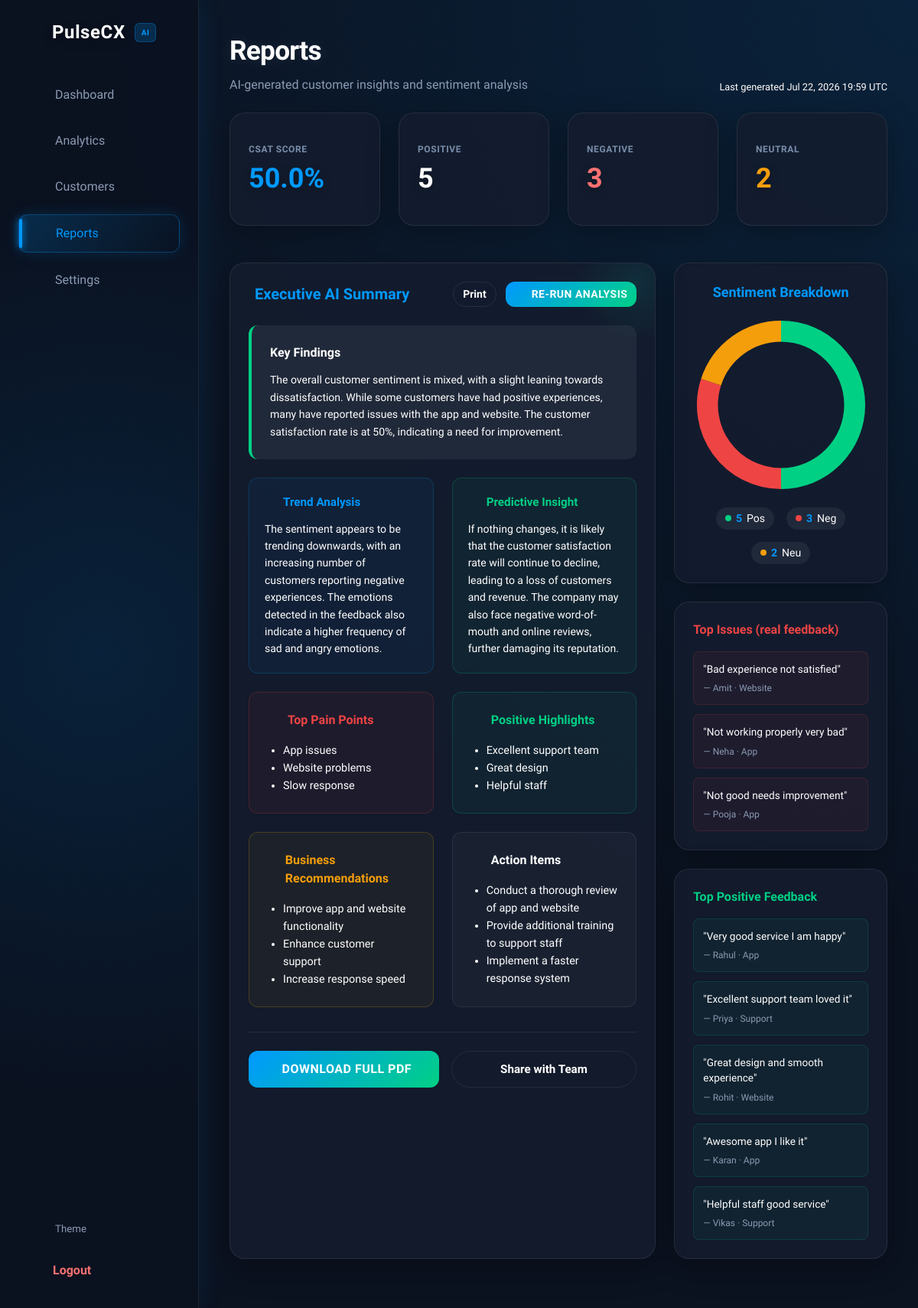
The app's page /reports (signed in) with its own data.
### models.py (models this page shows)
class AIInsight(db.Model):
    __tablename__ = "ai_insights"
    id = db.Column(db.Integer, primary_key=True)
    user_id = db.Column(db.Integer, db.ForeignKey("users.id", ondelete="CASCADE"), index=True)
    scope = db.Column(db.String(10), nullable=False, default="my")  # 'my' or 'all'
    feedback_count = db.Column(db.Integer, nullable=False, default=0)
    summary = db.Column(db.Text)
    pain_points = db.Column(db.JSON)
    positive_highlights = db.Column(db.JSON)
    recommendations = db.Column(db.JSON)
    action_items = db.Column(db.JSON)
    trend_analysis = db.Column(db.Text)
    predictive_insights = db.Column(db.Text)
    generated_at = db.Column(db.DateTime(timezone=True), nullable=False, default=utcnow)
    __table_args__ = (Index("ix_insight_owner_scope", "user_id", "scope", unique=True),)

class Feedback(db.Model):
    __tablename__ = "feedbacks"
    id = db.Column(db.Integer, primary_key=True)
    name = db.Column(db.String(100), nullable=False, default="Anonymous")
    phone = db.Column(db.String(24))
    service = db.Column(db.String(100), nullable=False, default="General", index=True)
    text = db.Column(db.Text, nullable=False)
    sentiment = db.Column(db.String(20), nullable=False, index=True)
    sentiment_score = db.Column(db.Float, nullable=False, default=0.0)
    emotion = db.Column(db.String(32), nullable=False, default="Neutral", index=True)
    emotion_score = db.Column(db.Float, nullable=False, default=0.0)
    topic = db.Column(db.String(80), nullable=False, default="General", index=True)
    created_at = db.Column(db.DateTime(timezone=True), nullable=False, default=utcnow, index=True)
    user_id = db.Column(db.Integer, db.ForeignKey("users.id", ondelete="CASCADE"), nullable=False, index=True)
    __table_args__ = (Index("ix_feedback_owner_created", "user_id", "created_at"),)

### app.py (the view)
@app.route('/reports')
@login_required
def reports():
    scope, _, base_query = _dashboard_scope()
    feedbacks = base_query.all()
    count = len(feedbacks)
    insight = get_cached_insight(current_user, scope, count, fetch_feedbacks=lambda: feedbacks)
    ctx = build_report_context(feedbacks, insight)
    return render_template('reports.html', **ctx)

### templates/reports.html (shortened to what this page needs)
{% extends "base.html" %}
{% import "_macros.html" as macros %}
{% block content %}
<div class="dashboard-header mb-6" style="display: flex; justify-content: space-between; align-items: flex-end; flex-wrap: wrap; gap: 16px;">
    <div>
        <h1 class="page-title">Reports</h1>
        <p class="page-subtitle">AI-generated customer insights and sentiment analysis</p>
    </div>
    {% if insight.generated_at %}
    <p class="text-secondary" style="font-size: 0.8rem;">Last generated {{ insight.generated_at.strftime('%b %d, %Y %H:%M UTC') }}</p>
    {% endif %}
</div>
<div class="stats-grid">
    {{ macros.kpi_card("CSAT Score", value=csat, suffix="%", color="text-primary", glow="from-primary/20 to-transparent", icon="percent") }}
    {{ macros.kpi_card("Positive", value=positive, color="text-secondary", glow="from-secondary/20 to-transparent", icon="thumbs-up") }}
    {{ macros.kpi_card("Negative", value=negative, color="text-red-400", glow="from-red-500/20 to-transparent", icon="thumbs-down") }}
    {{ macros.kpi_card("Neutral", value=neutral, color="text-warning", glow="from-primary/10 to-transparent", icon="minus-circle") }}
</div>
<div style="display: grid; grid-template-columns: 2fr 1fr; gap: 24px; margin-bottom: 24px;">
    <div class="tilt-card glass p-6" style="position: relative; overflow: hidden;">
        <div style="position: absolute; top: -50px; right: -50px; width: 150px; height: 150px; background: radial-gradient(circle, rgba(0,212,182,0.1) 0%, transparent 70%); border-radius: 50%; pointer-events: none;"></div>
        <div style="display: flex; justify-content: space-between; align-items: center; margin-bottom: 24px; flex-wrap: wrap; gap: 12px;">
            <h3 class="text-primary" style="font-size: 1.25rem; display: flex; align-items: center; gap: 8px;">
                 Executive AI Summary
            </h3>
            <div style="display: flex; gap: 12px;">
                <button class="btn-secondary" style="padding: 6px 12px; font-size: 0.875rem;" onclick="window.print()">
                     Print
                </button>
                <a href="/refresh_ai" class="btn-primary" style="background-color: var(--bg-hover); color: var(--text-primary); padding: 6px 12px; font-size: 0.875rem;">
                    <i data-lucide="refresh-cw" style="width: 14px; height: 14px;"></i> Re-run Analysis
                </a>
            </div>
        </div>
        <div style="display: grid; grid-template-columns: 1fr; gap: 24px;">
            <div style="background: rgba(var(--overlay-rgb), 0.06); padding: 24px; border-radius: 12px; border-left: 4px solid var(--success);">
                <h4 class="mb-3" style="font-size: 1rem; font-weight: 600; color: var(--text-primary);">Key Findings</h4>
                <p class="text-secondary leading-relaxed text-sm">{{ insight.summary }}</p>
            </div>
            <div style="display: grid; grid-template-columns: 1fr 1fr; gap: 24px;">
                <div style="background: rgba(0,153,255,0.05); padding: 20px; border-radius: 12px; border: 1px solid rgba(0,153,255,0.2);">
                    <h4 class="text-primary mb-3" style="font-size: 0.95rem; font-weight: 600; display: flex; align-items: center; gap: 8px;">
                        <i data-lucide="trending-up" style="width: 16px; height: 16px;"></i> Trend Analysis
                    </h4>
                    <p class="text-secondary text-sm" style="line-height: 1.6;">{{ insight.trend_analysis }}</p>
                </div>
                <div style="background: rgba(0,208,132,0.05); padding: 20px; border-radius: 12px; border: 1px solid rgba(0,208,132,0.2);">
                    <h4 class="text-success mb-3" style="font-size: 0.95rem; font-weight: 600; display: flex; align-items: center; gap: 8px;">
                        <i data-lucide="sparkles" style="width: 16px; height: 16px;"></i> Predictive Insight
                    </h4>
                    <p class="text-secondary text-sm" style="line-height: 1.6;">{{ insight.predictive_insights }}</p>
                </div>
            </div>
            <div style="display: grid; grid-template-columns: 1fr 1fr; gap: 24px;">
                <div style="background: rgba(239, 68, 68, 0.05); padding: 24px; border-radius: 12px; border: 1px solid rgba(239, 68, 68, 0.2);">
                    <h4 class="text-danger mb-4" style="font-size: 1rem; font-weight: 600; display: flex; align-items: center; gap: 8px;">
                        <i data-lucide="alert-triangle" style="width: 18px; height: 18px;"></i> Top Pain Points
                    </h4>
                    <ul class="text-secondary" style="padding-left: 20px; list-style-type: disc; line-height: 1.6; font-size: 0.9rem;">
                        {% for p in insight.pain_points %}
                            <li>{{ p }}</li>
                        {% else %}
                            <li>No critical issues detected.</li>
                        {% endfor %}
                    </ul>
                </div>
                <div style="background: rgba(0, 208, 132, 0.05); padding: 24px; border-radius: 12px; border: 1px solid rgba(0, 208, 132, 0.2);">
                    <h4 class="text-success mb-4" style="font-size: 1rem; font-weight: 600; display: flex; align-items: center; gap: 8px;">
                        <i data-lucide="thumbs-up" style="width: 18px; height: 18px;"></i> Positive Highlights
                    </h4>
                    <ul class="text-secondary" style="padding-left: 20px; list-style-type: disc; line-height: 1.6; font-size: 0.9rem;">
                        {% for h in insight.positive_highlights %}
                            <li>{{ h }}</li>
                        {% else %}
                            <li>Not enough positive feedback yet.</li>
                        {% endfor %}
                    </ul>
                </div>
            </div>
            <div style="display: grid; grid-template-columns: 1fr 1fr; gap: 24px;">
                <div style="background: rgba(234, 179, 8, 0.05); padding: 24px; border-radius: 12px; border: 1px solid rgba(234, 179, 8, 0.2);">
                    <h4 class="text-warning mb-4" style="font-size: 1rem; font-weight: 600; display: flex; align-items: center; gap: 8px;">
                        <i data-lucide="lightbulb" style="width: 18px; height: 18px;"></i> Business Recommendations
                    </h4>
                    <ul class="text-secondary" style="padding-left: 20px; list-style-type: disc; line-height: 1.6; font-size: 0.9rem;">
                        {% for r in insight.recommendations %}
                            <li>{{ r }}</li>
                        {% else %}
                            <li>Keep monitoring feedback.</li>
                        {% endfor %}
                    </ul>
                </div>
                <div style="background: rgba(var(--overlay-rgb), 0.03); padding: 24px; border-radius: 12px; border: 1px solid var(--border-color);">
                    <h4 class="mb-4" style="font-size: 1rem; font-weight: 600; display: flex; align-items: center; gap: 8px; color: var(--text-primary);">
                        <i data-lucide="list-checks" style="width: 18px; height: 18px;"></i> Action Items
                    </h4>
                    <ul class="text-secondary" style="padding-left: 20px; list-style-type: disc; line-height: 1.6; font-size: 0.9rem;">
                        {% for a in insight.action_items %}
                            <li>{{ a }}</li>
                        {% else %}
                            <li>No action items right now.</li>
                        {% endfor %}
                    </ul>
                </div>
            </div>
        </div>
        <div style="margin-top: 32px; padding-top: 24px; border-top: 1px solid var(--border-color); display: flex; gap: 16px; flex-wrap: wrap;">
            <a href="/download_report" class="btn-primary" style="background-color: var(--success); flex: 1; min-width: 200px; justify-content: center;">
                 Download Full PDF
            </a>
            <button class="btn-secondary" style="flex: 1; min-width: 200px;" onclick="window.print()">
                 Share with Team
            </button>
        </div>
    </div>
    <div style="display: flex; flex-direction: column; gap: 24px;">
        <div class="tilt-card glass p-6" style="display: flex; flex-direction: column; align-items: center; text-align: center;">
            <h3 class="text-primary mb-6" style="font-size: 1.125rem;">Sentiment Breakdown</h3>
            <div style="position: relative; width: 220px; height: 220px; margin-bottom: 24px;">
                {% if positive == 0 and negative == 0 and neutral == 0 %}
                    <div style="position: absolute; inset: 0; display: flex; align-items: center; justify-content: center; color: var(--text-secondary); border: 4px dashed var(--border-color); border-radius: 50%;">
                        No Data
                    </div>
                {% else %}
                    <canvas id="reportChart"></canvas>
                {% endif %}
            </div>
            <div style="display: flex; gap: 16px; justify-content: center; font-size: 0.875rem; width: 100%; flex-wrap: wrap;">
                <div style="display: flex; align-items: center; gap: 6px; background: rgba(var(--overlay-rgb), 0.06); padding: 4px 12px; border-radius: 20px;">
                    <div style="width: 8px; height: 8px; border-radius: 50%; background-color: var(--success);"></div>
                    <span class="text-primary font-bold">{{ positive }}</span> <span class="text-secondary">Pos</span>
                </div>
                <div style="display: flex; align-items: center; gap: 6px; background: rgba(var(--overlay-rgb), 0.06); padding: 4px 12px; border-radius: 20px;">
                    <div style="width: 8px; height: 8px; border-radius: 50%; background-color: var(--danger);"></div>
                    <span class="text-primary font-bold">{{ negative }}</span> <span class="text-secondary">Neg</span>
                </div>
                <div style="display: flex; align-items: center; gap: 6px; background: rgba(var(--overlay-rgb), 0.06); padding: 4px 12px; border-radius: 20px;">
                    <div style="width: 8px; height: 8px; border-radius: 50%; background-color: var(--warning);"></div>
                    <span class="text-primary font-bold">{{ neutral }}</span> <span class="text-secondary">Neu</span>
                </div>
            </div>
        </div>
        <div class="tilt-card glass p-6">
            <h3 class="text-danger mb-4" style="font-size: 1rem;">Top Issues (real feedback)</h3>
            <div style="display: flex; flex-direction: column; gap: 12px;">
                {% for f in top_issues %}
                <div style="padding: 12px; background: rgba(239,68,68,0.05); border-radius: 8px; border: 1px solid rgba(239,68,68,0.15);">
                    <p class="text-secondary" style="font-size: 0.85rem; line-height: 1.5;">"{{ f.text }}"</p>
                    <p style="font-size: 0.75rem; color: var(--text-secondary); margin-top: 6px;">— {{ f.name }}{% if f.service %} &middot; {{ f.service }}{% endif %}</p>
                </div>
                {% else %}
                <p class="text-secondary" style="font-size: 0.85rem;">No negative feedback recorded.</p>
                {% endfor %}
            </div>
        </div>
        <div class="tilt-card glass p-6">
            <h3 class="text-success mb-4" style="font-size: 1rem;">Top Positive Feedback</h3>
            <div style="display: flex; flex-direction: column; gap: 12px;">
                {% for f in top_positive %}
                <div style="padding: 12px; background: rgba(0,208,132,0.05); border-radius: 8px; border: 1px solid rgba(0,208,132,0.15);">
                    <p class="text-secondary" style="font-size: 0.85rem; line-height: 1.5;">"{{ f.text }}"</p>
                    <p style="font-size: 0.75rem; color: var(--text-secondary); margin-top: 6px;">— {{ f.name }}{% if f.service %} &middot; {{ f.service }}{% endif %}</p>
                </div>
                {% else %}
                <p class="text-secondary" style="font-size: 0.85rem;">No positive feedback recorded yet.</p>
                {% endfor %}
            </div>
        </div>
    </div>
</div>
<script>
    // Chart.js is self-hosted + deferred (see base.html) - wait for
    // DOMContentLoaded so it's guaranteed to be loaded before this runs.
    document.addEventListener('DOMContentLoaded', function () {
        const reportChartEl = document.getElementById('reportChart');
        if (reportChartEl) {
            new Chart(reportChartEl, {
                type: 'doughnut',
                data: {
                    labels: ['Positive', 'Negative', 'Neutral'],
                    datasets: [{
                        data: [{{ positive }}, {{ negative }}, {{ neutral }}],
                        backgroundColor: ['#00D084', '#ef4444', '#f59e0b'],
                        borderWidth: 0,
                        hoverOffset: 4
                    }]
                },
                options: {
                    responsive: true,
                    maintainAspectRatio: false,
                    cutout: '75%',
                    plugins: { legend: { display: false } }
                }
            });
        }
    });
</script>
{% endblock %}

### records on screen
AIInsight: generated_at "Jul 22, 2026 19:59 UTC", summary "The overall customer sentiment is mixed, with a slight leaning towards dissatisfaction. While some customers have had positive experiences, many have reported issues with the app and website. The customer satisfaction rate is at 50%, indicating a need for improvement.", trend_analysis "The sentiment appears to be trending downwards, with an increasing number of customers reporting negative experiences. The emotions detected in the feedback also indicate a higher frequency of sad and angry emotions.", predictive_insights "If nothing changes, it is likely that the customer satisfaction rate will continue to decline, leading to a loss of customers and revenue. The company may also face negative word-of-mouth and online reviews, further damaging its reputation."
Feedback: text "Bad experience not satisfied", name "Amit", service "Website"
Feedback: text "Not working properly very bad", name "Neha", service "App"
Feedback: text "Not good needs improvement", name "Pooja", service "App"
Feedback: text "Very good service I am happy", name "Rahul", service "App"
Feedback: text "Excellent support team loved it", name "Priya", service "Support"
Feedback: text "Great design and smooth experience", name "Rohit", service "Website"
Feedback: text "Awesome app I like it", name "Karan", service "App"
Feedback: text "Helpful staff good service", name "Vikas", service "Support"

### other values on screen
{{ title }} "CSAT SCORE POSITIVE NEGATIVE NEUTRAL"
{{ value }} "50.0 5 3 2"
{{ suffix }} "%"
{{ p }} "App issues" "Website problems" "Slow response"
{{ h }} "Excellent support team" "Great design" "Helpful staff"
{{ r }} "Improve app and website functionality" "Enhance customer support" "Increase response speed"
{{ a }} "Conduct a thorough review of app and website" "Provide additional training to support staff" "Implement a faster response system"
{{ positive }} "5"
{{ negative }} "3"
{{ neutral }} "2"
chart data {{ positive }} 5
chart data {{ negative }} 3
chart data {{ neutral }} 2
